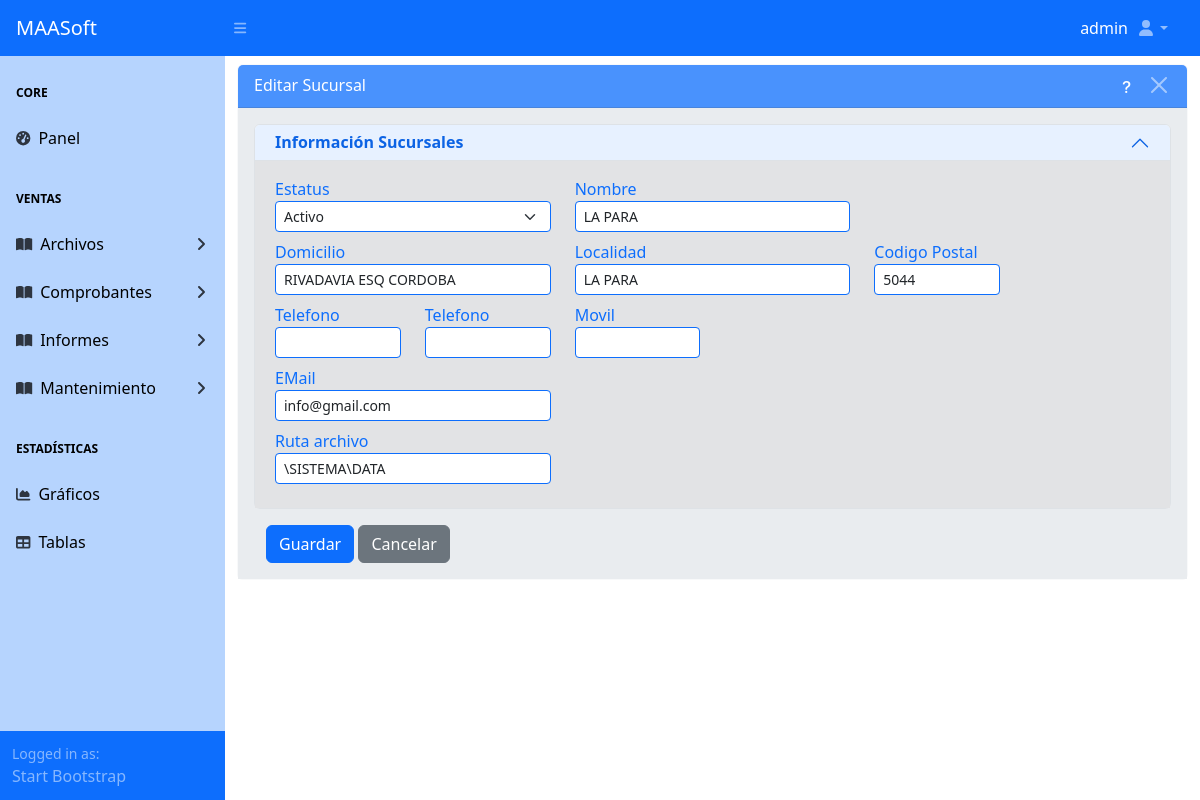
The page /maestros/sucursal/1/editar/ (signed in) on the database its author committed.
### apps/usuarios/models.py (models this page shows)
class User(AbstractUser):
  email = models.EmailField("Correo electrónico")
  email_alt = models.EmailField("Correo alternativo", max_length=50,
                               null=True, blank=True)
  telefono = models.CharField("Teléfono", max_length=9,
                             null=True, blank=True)
  iniciales = models.CharField("Iniciales", max_length=3,
                             null=True, blank=True)
  jerarquia = models.CharField("Jerarquía", max_length=1,
                             null=True, blank=True)
  vendedor = models.BooleanField(default=False, null=True, blank=True)

### apps/maestros/models/base_models.py (models this page shows, shortened)
class Sucursal(ModeloBaseGenerico):
    id_sucursal = models.AutoField(primary_key=True)
    estatus_sucursal = models.BooleanField("Estatus", db_column="estatus", default=True, choices=ESTATUS_GEN)
    nombre_sucursal = models.CharField("Nombre", db_column="nombre", max_length=30, blank=True)
    domicilio_sucursal = models.CharField("Domicilio", db_column="domicilio", max_length=30, blank=True)
    localidad_sucursal = models.CharField("Localidad", db_column="localidad", max_length=30, blank=True)
    codigo_postal = models.CharField("Codigo Postal", max_length=10, blank=True)
    telefono = models.CharField("Telefono", max_length=15, blank=True)
    telefono2 = models.CharField("Telefono", max_length=15, blank=True)
    movil = models.CharField("Movil", max_length=30, blank=True)
    mail = models.EmailField("eMail", max_length=40, blank=True)
    ruta_archivo = models.CharField(max_length=50, blank=True)
    class Meta:
        db_table = 'sucursal'
        verbose_name = ('Sucursal')
        verbose_name_plural = ('Sucursales')
        ordering = ['nombre_sucursal']

### apps/maestros/views/sucursal_views.py (the view)
# urls.py: path('sucursal/<int:pk>/editar/', SucursalUpdateView.as_view(), name='sucursal_update'),
class SucursalUpdateView(MaestroUpdateView):
	model = ConfigViews.model
	list_view_name = ConfigViews.list_view_name
	form_class = ConfigViews.form_class
	template_name = ConfigViews.template_form
	success_url = ConfigViews.success_url
	permission_required = ConfigViews.permission_change
	extra_context = {
		"accion": f"Editar {ConfigViews.model._meta.verbose_name}",
		"list_view_name" : ConfigViews.list_view_name
	}

### apps/maestros/forms/sucursal_forms.py
class SucursalForm(CrudGenericForm):
	class Meta:
		model = Sucursal
		fields = '__all__'
		widgets = {
			'estatus_sucursal':
				forms.Select(attrs={**formclassselect}),
			'nombre_sucursal':
				forms.TextInput(attrs={**formclasstext}),
			'domicilio_sucursal':
				forms.TextInput(attrs={**formclasstext}),
			'localidad_sucursal':
				forms.TextInput(attrs={**formclasstext}),
			'codigo_postal':
				forms.TextInput(attrs={**formclasstext}),
			'telefono':
				forms.TextInput(attrs={**formclasstext}),
			'telefono2':
				forms.TextInput(attrs={**formclasstext}),
			'movil':
				forms.TextInput(attrs={**formclasstext}),
			'mail':
				forms.EmailInput(attrs={**formclasstext}),
			'ruta_archivo':
				forms.TextInput(attrs={**formclasstext}),
		}

### apps/maestros/views/cruds_views_generics.py (called while the page is built)
def obtener_requerimientos_modelo(modelo):
	requerimientos = {}
	for field in modelo._meta.fields:
		exclud_fields = ['usuario', 'estacion', 'fcontrol']
		field_info = []
		if not field.primary_key and field.name not in exclud_fields:
			if not field.blank:
				field_info.append("Este campo es obligatorio")
			if hasattr(field, "max_length") and field.max_length is not None:
				field_info.append(f"Debe tener un máximo de {field.max_length} caracteres")
			if field.unique:
				field_info.append("Debe ser único")
			requerimientos[field.verbose_name] = field_info
	return requerimientos

	def get_context_data(self, **kwargs):
		context = super().get_context_data(**kwargs)
		if 'data_has_errors' not in context:
			context['data_has_errors'] = False
		if 'form' not in context:
			context['form'] = self.get_form()
		context['requerimientos'] = obtener_requerimientos_modelo(self.model)
		return context

### apps/maestros/templates/maestros/sucursal_form.html (shortened to what this page needs)
{% extends 'maestro_form.html' %}
{% load static %}
{% block maincomponent %}
	{% block principalcomponent %}
		<div id="layoutSidenav_content">
			<main>
				<div class="container-fluid">
					<div class="card border-light mb-3 mt-2">
						<div class="card-header text-white bg-primary opacity-75 d-flex
									justify-content-between">
							{{ accion }}
							<div class="flex align-items-center">
								<a
									class="me-2 text-white"
									data-bs-toggle="modal"
									data-bs-target="#helpModal"
									style="cursor: pointer;">
									<i class="bi bi-question-lg"></i></a>
								<button type="button" class="btn-close btn-close-white"
									aria-label="Close"
									onclick="window.location.href='{% url list_view_name %}'">
								</button>
							</div>
						</div>
						<div class="card-body bg-body-secondary">
							<form method="post" enctype="multipart/form-data" novalidate>
								<div class="accordion" id="accordionPanelsStayOpenExample">
									<div class="accordion-item">
										<h2 class="accordion-header">
											<button
												class="accordion-button py-2 "
												type="button"
												data-bs-toggle="collapse"
												data-bs-target="#Información_General"
												aria-expanded="true"
												aria-controls="Información_General">
												<strong>Información Sucursales</strong>
											</button>
										</h2>
										<div class="accordion-collapse collapse show"
											id="Información_General">
											<div class="accordion-body bg-secondary-subtle">
												<div class="row">
													<div class="col-md-4">
														<label class="form-label text-primary mb-0">
															{{ form.estatus_sucursal.label }}
														</label>
														{{ form.estatus_sucursal }}
													</div>
													<div class="col-md-4">
														<label class="form-label text-primary mb-0">
															{{ form.nombre_sucursal.label }}
														</label>
														{{ form.nombre_sucursal }}
													</div>
                                                </div>
                                                <div class="row">
													<div class="col-md-4">
														<label class="form-label text-primary mb-0">
															{{ form.domicilio_sucursal.label }}
														</label>
														{{ form.domicilio_sucursal }}
													</div>
													<div class="col-md-4">
														<label class="form-label text-primary mb-0">
															{{ form.localidad_sucursal.label }}
														</label>
														{{ form.localidad_sucursal }}
                                                    </div>
													<div class="col-md-2">
														<label class="form-label text-primary mb-0">
															{{ form.codigo_postal.label }}
														</label>
														{{ form.codigo_postal }}
													</div>
                                                </div>
                                                <div class="row">
													<div class="col-md-2">
														<label class="form-label text-primary mb-0">
															{{ form.telefono.label }}
														</label>
														{{ form.telefono }}
													</div>
													<div class="col-md-2">
														<label class="form-label text-primary mb-0">
															{{ form.telefono2.label }}
														</label>
														{{ form.telefono2 }}
													</div>
													<div class="col-md-2">
														<label class="form-label text-primary mb-0">
															{{ form.movil.label }}
														</label>
														{{ form.movil }}
													</div>
                                                </div>
                                                <div class="row">
													<div class="col-md-4">
														<label class="form-label text-primary mb-0">
															{{ form.mail.label }}
														</label>
														{{ form.mail }}
													</div>
                                                </div>
                                                <div class="row">
                                                    <div class="col-md-4">
														<label class="form-label text-primary mb-0">
															{{ form.ruta_archivo.label }}
														</label>
														{{ form.ruta_archivo }}
													</div>
                                                </div>
											</div>
										</div>
									</div>
								</div>
								<div class="container mt-3">
									<button class="btn btn-primary" type="submit" id="guardarBtn">
										Guardar
									</button>
									<a class="btn btn-secondary" href="{% url list_view_name %}">
										Cancelar
									</a>
								</div>
							</form>
						</div>
					</div>
				</div>
			</main>
		</div>
	{% endblock principalcomponent %}
{% endblock maincomponent %}

### templates/top_nav.html (shortened to what this page needs)
<nav class="sb-topnav navbar navbar-expand navbar-dark bg-primary">
	<a class="navbar-brand ps-3" href="{% url 'home' %}">MAASoft</a>
	<button class="btn btn-link btn-sm order-1 order-lg-0 me-4 me-lg-0" id="sidebarToggle" href="#!"><i class="fas fa-bars"></i></button>
	<div class="col-auto align-self-center text-white">
		{% if user.is_authenticated %}
			{% if user.first_name%}
				{{user.first_name}} {{user.last_name}}
			{% else %}
				{{ user }}
			{% endif %}
		{% endif %}
	</div>
	<ul class="navbar-nav ms-auto ms-md-0 me-3 me-lg-4">
		<li class="nav-item dropdown">
			<a class="nav-link dropdown-toggle" id="navbarDropdown" href="#" role="button" data-bs-toggle="dropdown" aria-expanded="false"><i class="fas fa-user fa-fw"></i></a>
		</li>
	</ul>
</nav>

### rows shown on the page
User: username "admin"
Sucursal: codigo_postal "5044", mail "info@gmail.com", ruta_archivo "\\SISTEMA\\DATA"

### other values the page prints
{{ accion }} "Editar Sucursal"
